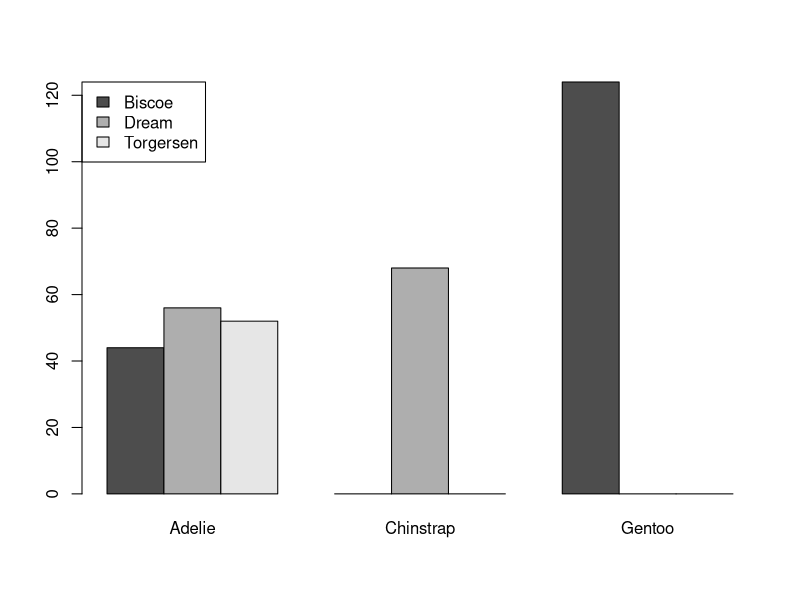
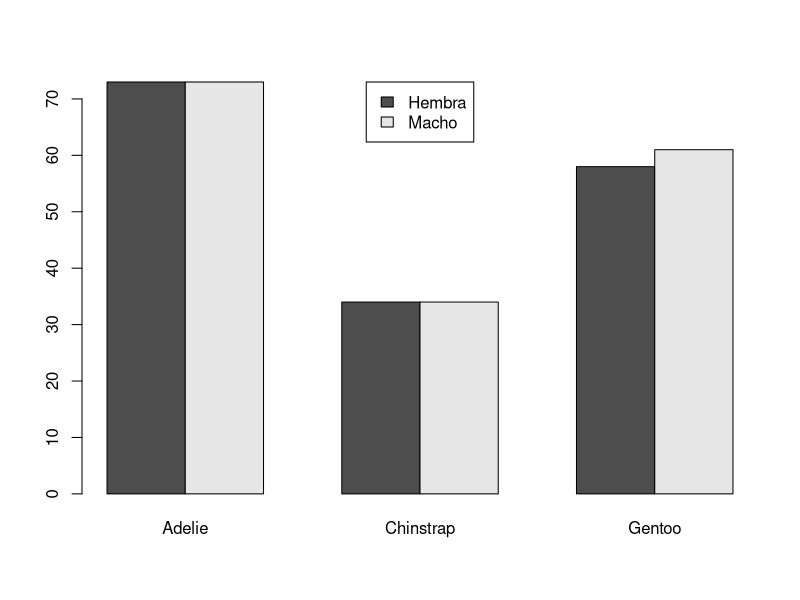
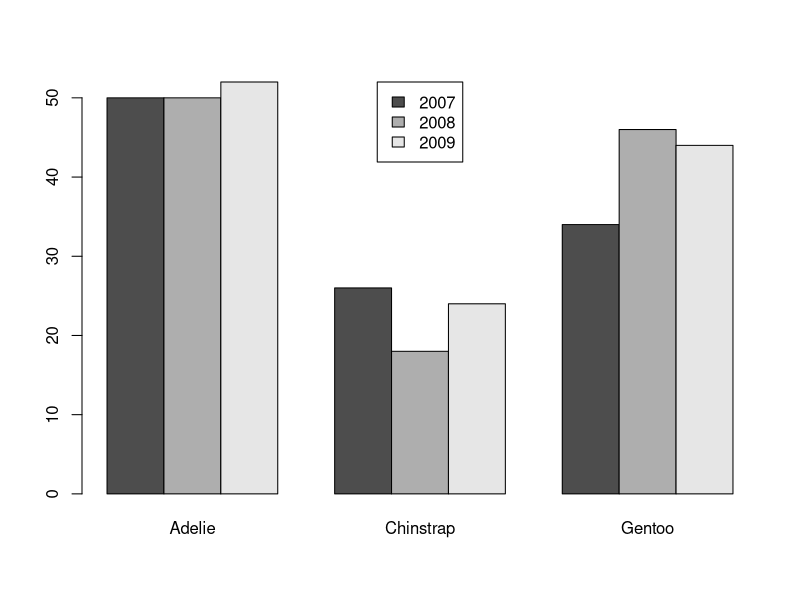

Recreate these plots in R, in order.
## ---- chunk 1
library("palmerpenguins")
print(penguins, width = 50)
## ---- chunk 2
df = penguins

df.adelie = df[df$species=="Adelie",]
df.chinstrap = df[df$species=="Chinstrap",]
df.gentoo = df[df$species=="Gentoo",]
## ---- chunk 3
table(df$species,df$island)
barplot(table(df$island,df$species), legend.text = TRUE, beside = TRUE,
        args.legend=list(x="topleft"))
## ---- chunk 4

## ---- chunk 5

## ---- chunk 6

## ---- chunk 7
table(df$sex, df$species)
barplot(table(df$sex, df$species), legend.text=c("Hembra","Macho"), beside = TRUE, args.legend=list(x="top"))

table(df$year, df$species)
barplot(table(df$year, df$species), legend.text = TRUE, beside = TRUE, args.legend=list(x="top"))
